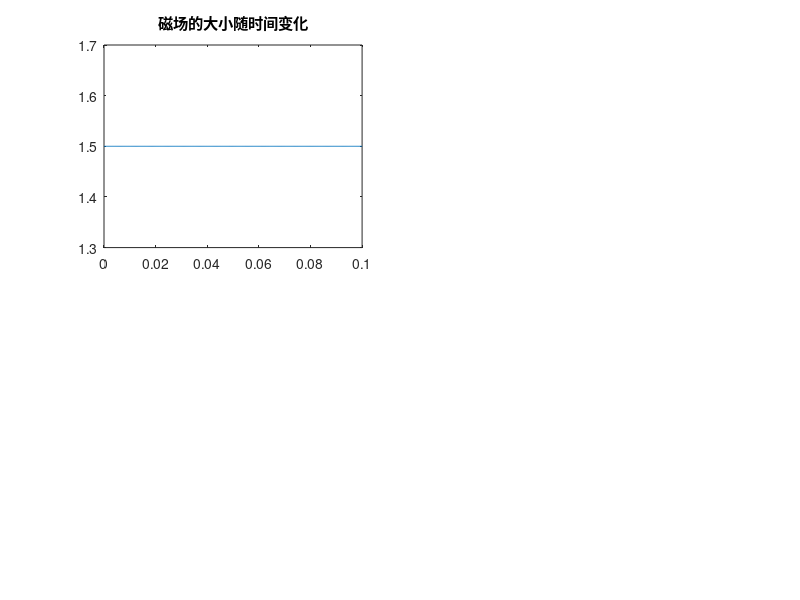

MATLAB code to generate this figure: (Note: this script raises an error after producing the figure.)
% syms t
clc;
close all;
theta=2*pi/3;
t=0:1/50/100:1/50*5;
phiA=@(t)sin(2*pi*50*t);
phiB=@(t)sin(2*pi*50*t+2*pi/3);
phiC=@(t)sin(2*pi*50*t-2*pi/3);
% hold on
% plot(t,phiA(t));
% plot(t,phiB(t));
% plot(t,phiC(t));
phix=phiA(t)+phiB(t)*cos(theta)+phiC(t)*cos(theta);
phiy=phiB(t)*sin(theta)-phiC(t)*sin(theta);
theta2=atan(phiy./phix);
phi=(phix.^2+phiy.^2).^0.5;
figure(1)
subplot(2,2,1)
plot(t,phi);
htitle=title('磁场的大小随时间变化');
htitle.FontSize=20;
hlabel=ylabel('|\phi|');
hlabel.FontSize=20;
hlabel=xlabel('t');
hlabel.FontSize=20;

subplot(2,2,2)
plot(t,theta2);
htitle=title('磁场的相角随时间变化');
htitle.FontSize=20;
hlabel=ylabel('\theta');
hlabel.FontSize=20;
hlabel=xlabel('t');
hlabel.FontSize=20;
subplot(2,2,3)
plot(phix,phiy);
htitle=title('磁场矢量随时间变化画出的轨迹');
htitle.FontSize=20;
hlabel=ylabel('\phi x');
hlabel.FontSize=20;
hlabel=xlabel('\phi y');
hlabel.FontSize=20;
axis square
figure(2)
plot3(phix,phiy,t);
axis square
hlabel=xlabel('\phi x');
hlabel.FontSize=20;
hlabel=ylabel('\phi y');
hlabel.FontSize=20;
hlabel=zlabel('t');
hlabel.FontSize=20;